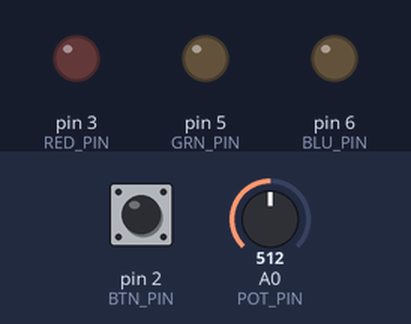
The sketch below on a simulated Arduino Uno, built with avr-gcc and run on an emulated ATmega328P. Shown: output pins drawn as LEDs (lit = HIGH). Inputs (shaded band) come from the test bench; at power-on: pin 2 (BTN_PIN) HIGH, A0 (POT_PIN) = 512. No radio packets arrive unless stated.

Above: at 1.2 s.
1.3 s: pin 2 (BTN_PIN) pulled LOW for 0.15 s
At 2.6 s:
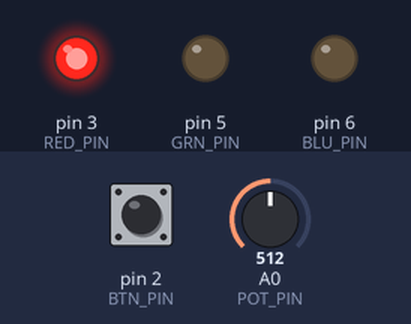
2.9 s: pin 2 (BTN_PIN) pulled LOW for 1 s
At 5.1 s:
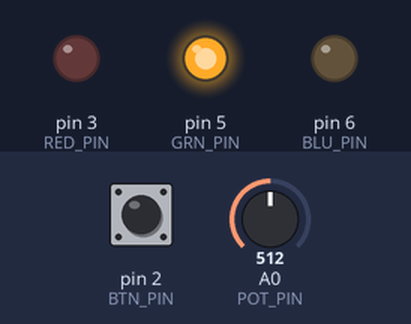
5.4 s: pin 2 (BTN_PIN) pulled LOW for 0.15 s
At 5.9 s:
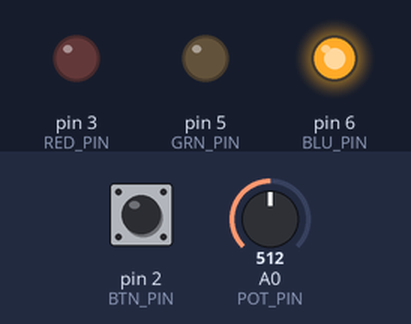
7.0 s: pin 2 (BTN_PIN) pulled LOW for 3.2 s
At 10.8 s:
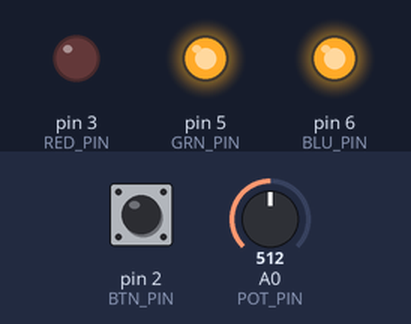
11.7 s: pin 2 (BTN_PIN) pulled LOW for 0.15 s
At 12.7 s:
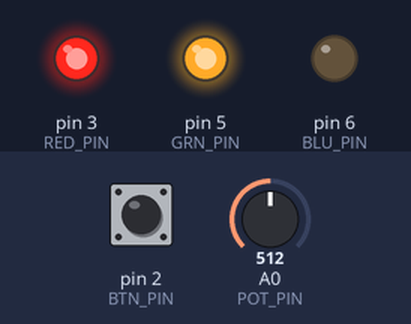
13.3 s: pin 2 (BTN_PIN) pulled LOW for 1 s
At 15.2 s:
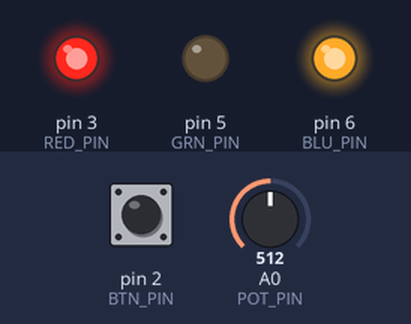
Timing chart, 0 to 16.7 s (numbered marks = the images above; inputs shaded):
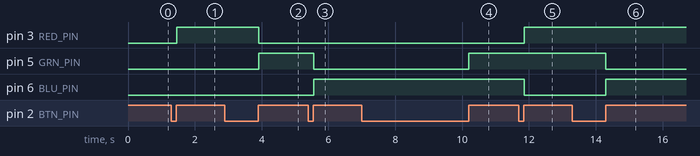

Measured:
- after the input at 1.3 s, pin 3 (RED_PIN): LOW → HIGH after 0.16 s
- after the input at 2.9 s, pin 3 (RED_PIN): HIGH → LOW after 1.0 s; pin 5 (GRN_PIN): LOW → HIGH after 1.0 s
- after the input at 5.4 s, pin 5 (GRN_PIN): HIGH → LOW after 0.16 s; pin 6 (BLU_PIN): LOW → HIGH after 0.16 s
- after the input at 7.0 s, pin 5 (GRN_PIN): LOW → HIGH after 3.2 s
- after the input at 11.7 s, pin 3 (RED_PIN): LOW → HIGH after 0.15 s; pin 6 (BLU_PIN): HIGH → LOW after 0.15 s
- after the input at 13.3 s, pin 5 (GRN_PIN): HIGH → LOW after 1.0 s; pin 6 (BLU_PIN): LOW → HIGH after 1.0 s

The sketch:

LightController.ino
```cpp
#include <SPI.h>
#include <nRF24L01.h>
#include <RF24.h>

// radio read buffer
#define IN_BUFFER   20

// pins
#define BTN_PIN     2
#define POT_PIN     A0
#define RED_PIN     3
#define GRN_PIN     5
#define BLU_PIN     6
#define RADIO_CE    7
#define RADIO_CSN   8

// modes (to remove or integrate with colors)
#define MODE_CLR    0
#define MODE_SWP    1
#define LAST_MODE   1

// colors
#define CLR_BLK     0
#define CLR_RED     1
#define CLR_GRN     2
#define CLR_BLU     3
#define CLR_CYN     4
#define CLR_YLW     5
#define CLR_MAG     6
#define CLR_WHT     7
#define CLR_SEL     8
#define LAST_CLR    8
#define FULL_SWP    765 // 765 colors in the sweep

// max 32-bit int value
#define INT_MAX     0xffffffffL

// time step duration, in microseconds
#define STEP_DLY    500L // 0.5ms

// delays, as multiples of STEP_DLY
#define RADIO_STEPS 50   // 25ms
#define POT_STEPS   100  // 50ms
#define BTN_STEPS   20   // 10ms
#define CLR_STEPS   50   // 25ms
uint8_t SWP_STEPS;

// flags
boolean prevState, currentState, btnClicked, radioControl;

// timing stuff
uint32_t t1, t2, dT, temp;
uint8_t btnSteps, potSteps, swpSteps, clrSteps;

// color stuff
uint8_t mode, color;
uint8_t red, green, blue;
int sliderVal;
uint16_t sweepPos;

// radio stuff
RF24 radio(RADIO_CE, RADIO_CSN);
const byte address[] = "test01";
char inString[IN_BUFFER];
const char RADIO_BLUE[] = "BLUE";
const char RADIO_RIGHT[] = "RIGHT";
const char RADIO_LEFT[] = "LEFT";
uint8_t radioSteps;

// output the current rgb values
void applyColor(){
  analogWrite(RED_PIN, red);
  analogWrite(GRN_PIN, green);
  analogWrite(BLU_PIN, blue);
}

// set color from sweep position
void setSweepPos(){
  if(sweepPos < 255){
    red = 255 - sweepPos;
    green = sweepPos;
    blue = 0;
  }else if(sweepPos < 510){
    red = 0;
    green = 510 - sweepPos;
    blue = sweepPos - 255;
  }else if(sweepPos < 765){
    red = sweepPos - 510;
    green = 0;
    blue = 765 - sweepPos;
  }
}

// applies one of the solid color modes
void setSolid(){

  if(clrSteps++ >= CLR_STEPS){

    clrSteps = 0;

    switch(color){

      // black
      case CLR_BLK:
        red = 0;
        green = 0;
        blue = 0;
        break;

      // red
      case CLR_RED:
        red = 255;
        green = 0;
        blue = 0;
        break;

      // green
      case CLR_GRN:
        red = 0;
        green = 255;
        blue = 0;
        break;

      // blue
      case CLR_BLU:
        red = 0;
        green = 0;
        blue = 255;
        break;

      // cyan
      case CLR_CYN:
        red = 0;
        green = 255;
        blue = 255;
        break;

      // yellow
      case CLR_YLW:
        red = 255;
        green = 255;
        blue = 0;
        break;

      // magenta
      case CLR_MAG:
        red = 255;
        green = 0;
        blue = 255;
        break;

      // white
      case CLR_WHT:
        red = 255;
        green = 255;
        blue = 255;
        break;

      // user select
      case CLR_SEL:
        temp = sliderVal;
        temp *= 764;
        temp /= 1023;
        sweepPos = temp;
        setSweepPos();
        break;
    }

    applyColor();
  }
}

// changes color mode
void nextMode(){

  switch(mode){

    case MODE_CLR:
      // go to next color or black if at end
      color = color < LAST_CLR ? color + 1 : CLR_BLK;
      if(color == CLR_BLK)
        mode = MODE_SWP;
      break;

    case MODE_SWP:
      mode = MODE_CLR; // go back to color mode
      break;
  }
}

// checks the current button state, checks if it was clicked, and calls nextMode()
void readButton(){

  if(btnSteps++ >= BTN_STEPS){

    currentState = digitalRead(BTN_PIN);
    btnClicked = currentState && !prevState; // button up
    prevState = currentState;

    if(btnClicked){
      radioControl = false;
      nextMode();
    }
  }
}

// check for commands from radio module
void checkRadio(){

  if(radioSteps++ >= RADIO_STEPS){

    radioSteps = 0;

    if(radio.available()){

      radio.read(&inString, IN_BUFFER);

      // blue remote button
      if(strncmp(inString, RADIO_BLUE, sizeof(RADIO_BLUE)) == 0){
        radioControl = true;
        nextMode();
      }

      // only check the arrow buttons if the current mode allows it
      if(mode == MODE_SWP || color == CLR_SEL){

        // right remote button
        if(strncmp(inString, RADIO_RIGHT, sizeof(RADIO_RIGHT)) == 0){

          radioControl = true; // take control of slider

          sliderVal += 40; // move slider forward

          if(sliderVal > 1023){

            // stop increasing at 1023 for sweep delay
            if(mode == MODE_SWP)
              sliderVal = 1023;

            // cycle back to 0 for color select
            else if(color == CLR_SEL)
              sliderVal -= 1024;
          }
        }

        // left radio button
        if(strncmp(inString, RADIO_LEFT, sizeof(RADIO_LEFT)) == 0){

          radioControl = true; // take control of slider

          sliderVal -= 40; // move slider back

          if(sliderVal < 0){

            // stop decreasing at 0 for sweep delay
            if(mode == MODE_SWP)
              sliderVal = 0;

            // cycle back to 1023 for color select
            else if(color == CLR_SEL)
              sliderVal += 1024;
          }
        }
      } // mode check

    } // radio availability check
  }
}

// reads potentiometer
void readPot(){
  if(potSteps++ >= POT_STEPS){
    potSteps = 0;
    sliderVal = analogRead(POT_PIN);
  }
}

// moves to the next step of a sweep
void doSweep(){

  SWP_STEPS = 64 - (sliderVal >> 4);

  if(swpSteps++ >= SWP_STEPS){
    swpSteps = 0;
    sweepPos = sweepPos < FULL_SWP ? sweepPos + 1 : 0;
    setSweepPos();
    applyColor();
  }
}

// waits up to STEP_DLY microseconds after the previous call
void timeStep(){

  t2 = micros();

  // get time since last call
  if(t2 < t1)
    dT = (INT_MAX - t1) + t2 + 1; // handle overflow case
  else
    dT = t2 - t1;

  // get required delay (or none) to extend cycle to STEP_DLY microseconds
  dT = dT < STEP_DLY ? STEP_DLY - dT : 0;

  delayMicroseconds(dT);
  t1 = micros();
}

// setup
void setup(){

  // initialize radio
  radio.begin();
  radio.openReadingPipe(0, address);
  radio.setPALevel(RF24_PA_MIN);
  radio.startListening();

  // initialize booleans
  prevState    = true;
  currentState = true;
  radioControl = true;

  // initialize delay steps
  // stagger actions
  btnSteps   = 0;
  potSteps   = 1;
  swpSteps   = 2;
  clrSteps   = 3;
  radioSteps = 4;

  // initialize colors
  color = CLR_BLK;
  mode  = MODE_CLR;
  sweepPos = 0;

  // initialize button pin and get time
  pinMode(BTN_PIN, INPUT_PULLUP);
  t1 = micros();
}

// main loop
void loop() {

  // check for commands
  readButton();
  checkRadio();

  // use pot if not being controlled by radio
  if(!radioControl)
    readPot();

  // apply current mode
  switch(mode){

    case MODE_CLR:
      setSolid();
      break;

    case MODE_SWP:
      doSweep();
      break;
  }

  timeStep(); // go to next time step
}
```
